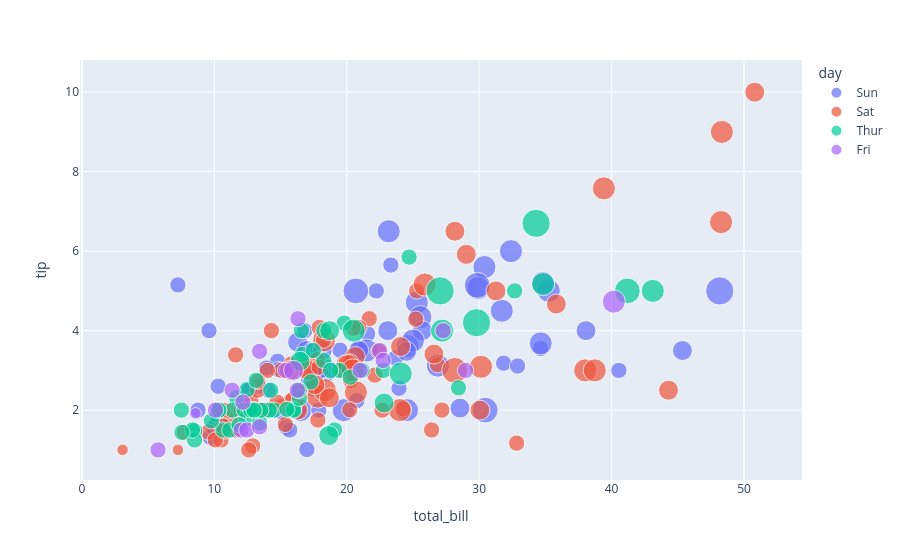

The notebook cell this image was saved under:
### Code cell
scatterbilltip = px.scatter(
    tips,
    x= 'total_bill',
    y= 'tip',
    size=  'size',
    color= 'day',
    hover_data= ['sex','smoker','time']
)

scatterbilltip.show()

### Figure 1 — Plotly figure (JSON) as saved in the notebook; plotly's stock layout.template omitted (floating-point values rounded to 4 significant figures; data arrays with more than 128 entries replaced by an {"elided": "..."} marker saying what was removed)
{"data": [{"customdata": {"elided": "76x3 str values"}, "hovertemplate": "day=Sun<br>total_bill=%{x}<br>tip=%{y}<br>size=%{marker.size}<br>sex=%{customdata[0]}<br>smoker=%{customdata[1]}<br>time=%{customdata[2]}<extra></extra>", "legendgroup": "Sun", "marker": {"color": "#636efa", "size": [2, 3, 3, 2, 4, 4, 2, 4, 2, 2, 2, 4, 2, 4, 2, 2, 3, 3, 3, 2, 2, 2, 4, 2, 2, 4, 3, 2, 2, 2, 4, 2, 4, 2, 3, 2, 3, 2, 4, 2, 2, 3, 4, 4, 5, 6, 4, 2, 4, 4, 2, 3, 2, 2, 3, 2, 4, 2, 2, 2, 2, 2, 2, 2, 2, 4, 2, 3, 4, 2, 5, 3, 5, 3, 3, 2], "sizemode": "area", "sizeref": 0.015, "symbol": "circle"}, "mode": "markers", "name": "Sun", "orientation": "v", "showlegend": true, "type": "scatter", "x": [16.99, 10.34, 21.01, 23.68, 24.59, 25.29, 8.77, 26.88, 15.04, 14.78, 10.27, 35.26, 15.42, 18.43, 14.83, 21.58, 10.33, 16.29, 16.97, 17.46, 13.94, 9.68, 30.4, 18.29, 22.23, 32.4, 28.55, 18.04, 12.54, 10.29, 34.81, 9.94, 25.56, 19.49, 38.07, 23.95, 25.71, 17.31, 29.93, 14.07, 13.13, 17.26, 24.55, 19.77, 29.85, 48.17, 25.0, 13.39, 16.49, 21.5, 12.66, 16.21, 13.81, 17.51, 24.52, 20.76, 31.71, 7.25, 31.85, 16.82, 32.9, 17.89, 14.48, 9.6, 34.63, 34.65, 23.33, 45.35, 23.17, 40.55, 20.69, 20.9, 30.46, 18.15, 23.1, 15.69], "xaxis": "x", "y": [1.01, 1.66, 3.5, 3.31, 3.61, 4.71, 2.0, 3.12, 1.96, 3.23, 1.71, 5.0, 1.57, 3.0, 3.02, 3.92, 1.67, 3.71, 3.5, 2.54, 3.06, 1.32, 5.6, 3.0, 5.0, 6.0, 2.05, 3.0, 2.5, 2.6, 5.2, 1.56, 4.34, 3.51, 4.0, 2.55, 4.0, 3.5, 5.07, 2.5, 2.0, 2.74, 2.0, 2.0, 5.14, 5.0, 3.75, 2.61, 2.0, 3.5, 2.5, 2.0, 2.0, 3.0, 3.48, 2.24, 4.5, 5.15, 3.18, 4.0, 3.11, 2.0, 2.0, 4.0, 3.55, 3.68, 5.65, 3.5, 6.5, 3.0, 5.0, 3.5, 2.0, 3.5, 4.0, 1.5], "yaxis": "y"}, {"customdata": {"elided": "87x3 str values"}, "hovertemplate": "day=Sat<br>total_bill=%{x}<br>tip=%{y}<br>size=%{marker.size}<br>sex=%{customdata[0]}<br>smoker=%{customdata[1]}<br>time=%{customdata[2]}<extra></extra>", "legendgroup": "Sat", "marker": {"color": "#EF553B", "size": [3, 2, 2, 2, 4, 2, 4, 2, 2, 2, 2, 2, 4, 2, 4, 2, 3, 3, 3, 3, 3, 3, 4, 2, 2, 4, 2, 2, 2, 4, 3, 3, 2, 1, 2, 2, 2, 3, 2, 2, 2, 2, 2, 3, 2, 2, 2, 2, 2, 2, 2, 2, 1, 2, 2, 3, 2, 3, 4, 2, 2, 3, 4, 4, 2, 3, 2, 5, 2, 2, 4, 4, 2, 2, 4, 3, 2, 2, 2, 2, 2, 2, 3, 3, 2, 2, 2], "sizemode": "area", "sizeref": 0.015, "symbol": "circle"}, "mode": "markers", "name": "Sat", "orientation": "v", "showlegend": true, "type": "scatter", "x": [20.65, 17.92, 20.29, 15.77, 39.42, 19.82, 17.81, 13.37, 12.69, 21.7, 19.65, 9.55, 18.35, 15.06, 20.69, 17.78, 24.06, 16.31, 16.93, 18.69, 31.27, 16.04, 38.01, 26.41, 11.24, 48.27, 20.29, 13.81, 11.02, 18.29, 17.59, 20.08, 16.45, 3.07, 20.23, 15.01, 12.02, 17.07, 26.86, 25.28, 14.73, 10.51, 17.92, 44.3, 22.42, 20.92, 15.36, 20.49, 25.21, 18.24, 14.31, 14.0, 7.25, 10.59, 10.63, 50.81, 15.81, 26.59, 38.73, 24.27, 12.76, 30.06, 25.89, 48.33, 13.27, 28.17, 12.9, 28.15, 11.59, 7.74, 30.14, 20.45, 13.28, 22.12, 24.01, 15.69, 11.61, 10.77, 15.53, 10.07, 12.6, 32.83, 35.83, 29.03, 27.18, 22.67, 17.82], "xaxis": "x", "y": [3.35, 4.08, 2.75, 2.23, 7.58, 3.18, 2.34, 2.0, 2.0, 4.3, 3.0, 1.45, 2.5, 3.0, 2.45, 3.27, 3.6, 2.0, 3.07, 2.31, 5.0, 2.24, 3.0, 1.5, 1.76, 6.73, 3.21, 2.0, 1.98, 3.76, 2.64, 3.15, 2.47, 1.0, 2.01, 2.09, 1.97, 3.0, 3.14, 5.0, 2.2, 1.25, 3.08, 2.5, 3.48, 4.08, 1.64, 4.06, 4.29, 3.76, 4.0, 3.0, 1.0, 1.61, 2.0, 10.0, 3.16, 3.41, 3.0, 2.03, 2.23, 2.0, 5.16, 9.0, 2.5, 6.5, 1.1, 3.0, 1.5, 1.44, 3.09, 3.0, 2.72, 2.88, 2.0, 3.0, 3.39, 1.47, 3.0, 1.25, 1.0, 1.17, 4.67, 5.92, 2.0, 2.0, 1.75], "yaxis": "y"}, {"customdata": {"elided": "62x3 str values"}, "hovertemplate": "day=Thur<br>total_bill=%{x}<br>tip=%{y}<br>size=%{marker.size}<br>sex=%{customdata[0]}<br>smoker=%{customdata[1]}<br>time=%{customdata[2]}<extra></extra>", "legendgroup": "Thur", "marker": {"color": "#00cc96", "size": [4, 2, 2, 2, 2, 1, 2, 2, 4, 2, 2, 2, 2, 2, 2, 4, 2, 2, 2, 2, 2, 6, 2, 2, 2, 3, 2, 2, 2, 2, 2, 2, 2, 2, 2, 2, 2, 6, 5, 6, 2, 2, 3, 2, 2, 2, 2, 2, 2, 2, 2, 2, 4, 2, 2, 3, 2, 2, 2, 4, 3, 2], "sizemode": "area", "sizeref": 0.015, "symbol": "circle"}, "mode": "markers", "name": "Thur", "orientation": "v", "showlegend": true, "type": "scatter", "x": [27.2, 22.76, 17.29, 19.44, 16.66, 10.07, 32.68, 15.98, 34.83, 13.03, 18.28, 24.71, 21.16, 10.65, 12.43, 24.08, 11.69, 13.42, 14.26, 15.95, 12.48, 29.8, 8.52, 14.52, 11.38, 22.82, 19.08, 20.27, 11.17, 12.26, 18.26, 8.51, 10.33, 14.15, 16.0, 13.16, 17.47, 34.3, 41.19, 27.05, 16.43, 8.35, 18.64, 11.87, 9.78, 7.51, 19.81, 28.44, 15.48, 16.58, 7.56, 10.34, 43.11, 13.0, 13.51, 18.71, 12.74, 13.0, 16.4, 20.53, 16.47, 18.78], "xaxis": "x", "y": [4.0, 3.0, 2.71, 3.0, 3.4, 1.83, 5.0, 2.03, 5.17, 2.0, 4.0, 5.85, 3.0, 1.5, 1.8, 2.92, 2.31, 1.68, 2.5, 2.0, 2.52, 4.2, 1.48, 2.0, 2.0, 2.18, 1.5, 2.83, 1.5, 2.0, 3.25, 1.25, 2.0, 2.0, 2.0, 2.75, 3.5, 6.7, 5.0, 5.0, 2.3, 1.5, 1.36, 1.63, 1.73, 2.0, 4.19, 2.56, 2.02, 4.0, 1.44, 2.0, 5.0, 2.0, 2.0, 4.0, 2.01, 2.0, 2.5, 4.0, 3.23, 3.0], "yaxis": "y"}, {"customdata": [["Male", "Yes", "Dinner"], ["Male", "No", "Dinner"], ["Female", "Yes", "Dinner"], ["Female", "Yes", "Dinner"], ["Female", "No", "Dinner"], ["Male", "Yes", "Dinner"], ["Male", "Yes", "Dinner"], ["Male", "Yes", "Dinner"], ["Male", "Yes", "Dinner"], ["Male", "No", "Dinner"], ["Female", "Yes", "Dinner"], ["Female", "Yes", "Dinner"], ["Male", "Yes", "Lunch"], ["Female", "Yes", "Lunch"], ["Male", "Yes", "Lunch"], ["Female", "No", "Lunch"], ["Male", "Yes", "Lunch"], ["Female", "Yes", "Lunch"], ["Female", "Yes", "Lunch"]], "hovertemplate": "day=Fri<br>total_bill=%{x}<br>tip=%{y}<br>size=%{marker.size}<br>sex=%{customdata[0]}<br>smoker=%{customdata[1]}<br>time=%{customdata[2]}<extra></extra>", "legendgroup": "Fri", "marker": {"color": "#ab63fa", "size": [2, 2, 2, 2, 2, 4, 2, 2, 2, 2, 2, 2, 2, 2, 1, 3, 2, 2, 2], "sizemode": "area", "sizeref": 0.015, "symbol": "circle"}, "mode": "markers", "name": "Fri", "orientation": "v", "showlegend": true, "type": "scatter", "x": [28.97, 22.49, 5.75, 16.32, 22.75, 40.17, 27.28, 12.03, 21.01, 12.46, 11.35, 15.38, 12.16, 13.42, 8.58, 15.98, 13.42, 16.27, 10.09], "xaxis": "x", "y": [3.0, 3.5, 1.0, 4.3, 3.25, 4.73, 4.0, 1.5, 3.0, 1.5, 2.5, 3.0, 2.2, 3.48, 1.92, 3.0, 1.58, 2.5, 2.0], "yaxis": "y"}], "layout": {"legend": {"itemsizing": "constant", "title": {"text": "day"}, "tracegroupgap": 0}, "margin": {"t": 60}, "xaxis": {"anchor": "y", "domain": [0, 1], "title": {"text": "total_bill"}}, "yaxis": {"anchor": "x", "domain": [0, 1], "title": {"text": "tip"}}}}
